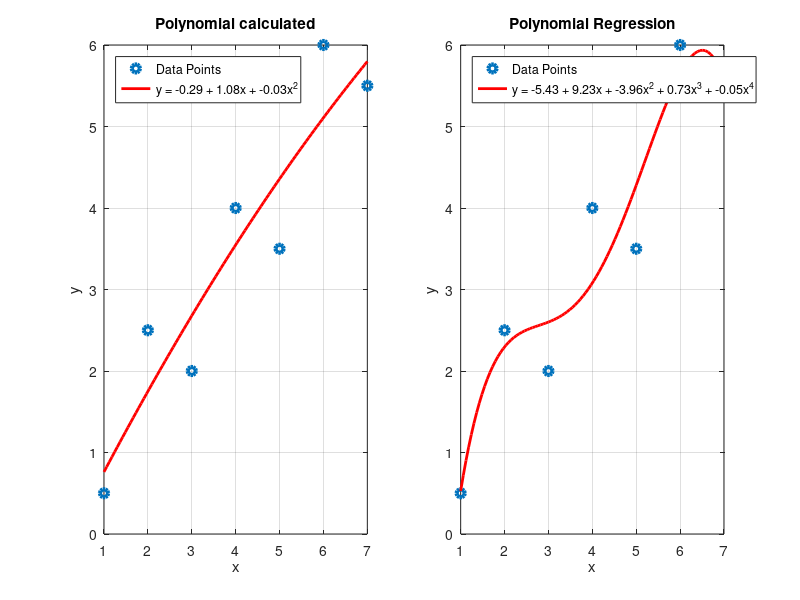

This figure's MATLAB source: (Note: this script raises an error after producing the figure.)
% Polynomial Regression Example
x = [1, 2, 3, 4, 5, 6, 7];
y = [0.5, 2.5, 2.0, 4.0, 3.5, 6.0, 5.5];


n = length(x);
sum_xi = sum(x);
sum_xi2 = sum(x.^2);
sum_xi3 = sum(x.^3);
sum_xi4 = sum(x.^4);
sumyi = sum(y);
sum_xiyi = sum(x .* y);
sum_xi2yi = sum((x.^2) .* y);

M = [n, sum_xi, sum_xi2;
     sum_xi, sum_xi2, sum_xi3;
     sum_xi2, sum_xi3, sum_xi4];

b = [sumyi; sum_xiyi; sum_xi2yi];

Res = inv(M) * b;
a0_quad = Res(1);
a1_quad = Res(2);
a2_quad = Res(3);

x_aprox_quad = linspace(x(1), x(end), 100);
y_aprox_quad = a0_quad + a1_quad * x_aprox_quad + a2_quad * (x_aprox_quad.^2);

% Fourth-degree Polynomial Regression
sum_xi5 = sum(x.^5);
sum_xi6 = sum(x.^6);
sum_xi7 = sum(x.^7);
sum_xi8 = sum(x.^8);
sum_xi3yi = sum((x.^3) .* y);
sum_xi4yi = sum((x.^4) .* y);

M = [n, sum_xi, sum_xi2, sum_xi3, sum_xi4;
     sum_xi, sum_xi2, sum_xi3, sum_xi4, sum_xi5;
     sum_xi2, sum_xi3, sum_xi4, sum_xi5, sum_xi6;
     sum_xi3, sum_xi4, sum_xi5, sum_xi6, sum_xi7;
     sum_xi4, sum_xi5, sum_xi6, sum_xi7, sum_xi8];

b = [sumyi; sum_xiyi; sum_xi2yi; sum_xi3yi; sum_xi4yi];

Res = inv(M) * b;
a0_poly4 = Res(1);
a1_poly4 = Res(2);
a2_poly4 = Res(3);
a3_poly4 = Res(4);
a4_poly4 = Res(5);

x_aprox_poly4 = linspace(min(x), max(x), 100);
y_aprox_poly4 = a0_poly4 + a1_poly4 * x_aprox_poly4 + a2_poly4 * (x_aprox_poly4.^2) + a3_poly4 * (x_aprox_poly4.^3) + a4_poly4 * (x_aprox_poly4.^4);

% Plotting the results
figure('Position', [0, 0, 1000, 400]);

subplot(1, 2, 1);
plot(x, y, 'o', 'LineWidth', 3);
hold on;
plot(x_aprox_quad, y_aprox_quad, 'r', 'LineWidth', 2);
title('Polynomial calculated');
xlabel('x');
ylabel('y');
legend('Data Points', ['y = ', num2str(a0_quad, '%.2f'), ' + ', num2str(a1_quad, '%.2f'), 'x + ', num2str(a2_quad, '%.2f'), 'x^2'], 'Location', 'northwest');
grid on;

subplot(1, 2, 2);
plot(x, y, 'o', 'LineWidth', 3);
hold on;
plot(x_aprox_poly4, y_aprox_poly4, 'r', 'LineWidth', 2);
title('Polynomial Regression');
xlabel('x');
ylabel('y');
legend('Data Points', ['y = ', num2str(a0_poly4, '%.2f'), ' + ', num2str(a1_poly4, '%.2f'), 'x + ', num2str(a2_poly4, '%.2f'), 'x^2 + ', num2str(a3_poly4, '%.2f'), 'x^3 + ', num2str(a4_poly4, '%.2f'), 'x^4'], 'Location', 'northwest');
grid on;

sgtitle('Polynomial Regression Example', 'FontSize', 16);
